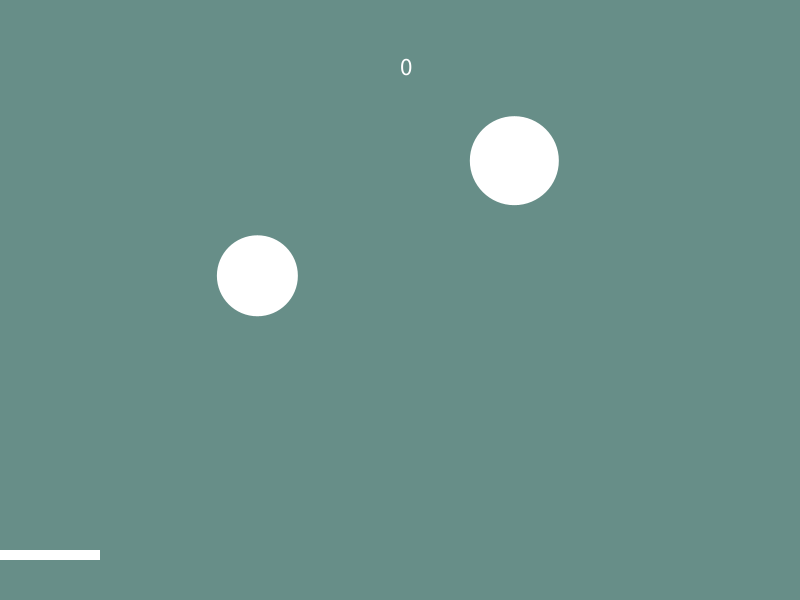
Frame 1 (no input)
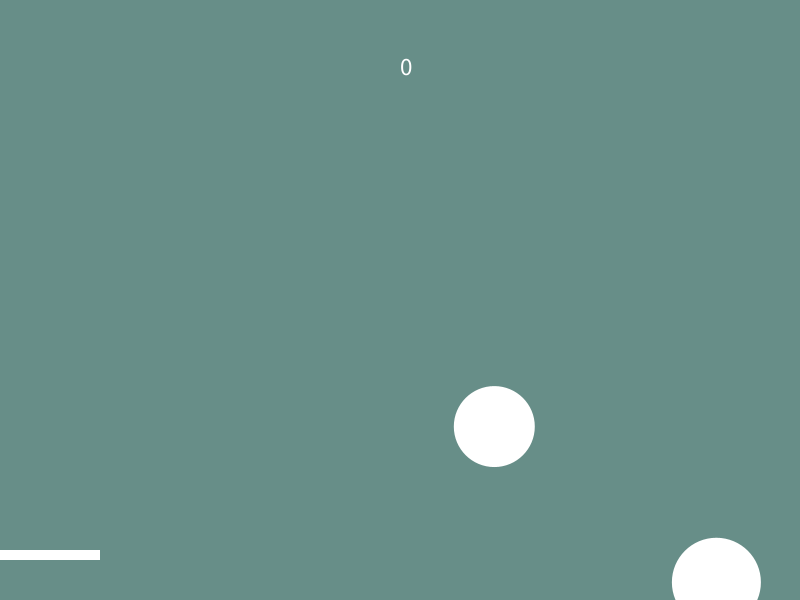
Frame 60 (the mouse pressed at the canvas centre just before this capture)
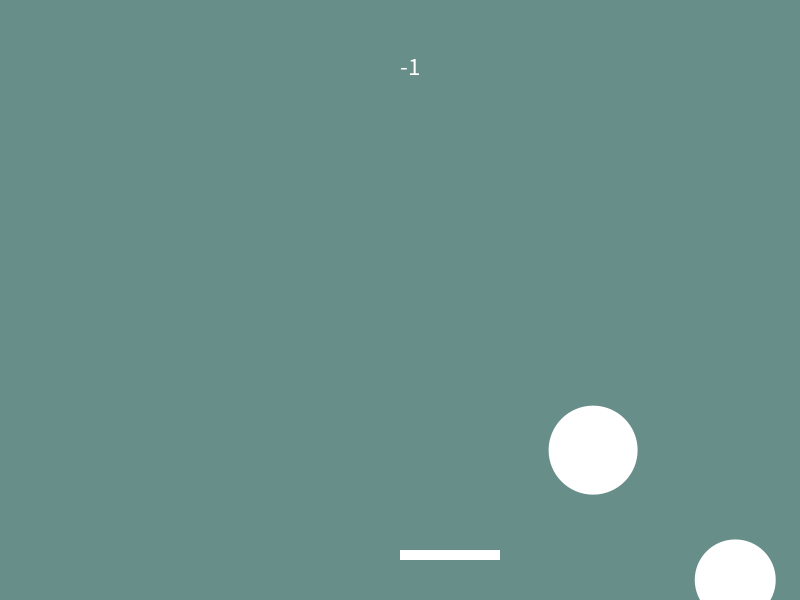
Frame 120 (the mouse held since frame 60 and released just before this capture)

The Processing sketch that drew these frames (run headless with seeded random() and noise(); from frame 60 on, the mouse is pressed at the canvas centre):

// Processing sketch: GameObject
// ── GameObject.pde
fred[] Fred = new fred[2];

//Score feature
int score=0;
int point=1;
    
//the bar
int rX=400; //x-coordinat of the bar
int rY=550; //y-coordinat of the bar
int rW=100; //width of bar
int rH=10;  //height of bar

void setup(){
  size(800,600);
  
  float x = 0;
  float y = 0;
  float wh = 60;
  int baseC = (255);
  float speedx = 5;
  float speedy = 5;
  
  for(int i = 0; i < Fred.length; i++){ //
    Fred[i] = new fred(x+random(10,width-10),y+random(10,height-10),wh+random(10,30),baseC,speedx+random(-3,3),speedy+random(-3,3));
  }

}

void draw(){
  frameRate(60);
  background(#678E88); 
  
  for(int i = 0; i < Fred.length; i++){
   Fred[i].display();
   Fred[i].move();
   Fred[i].bounce();
   Fred[i].bouncebar();
   Fred[i].score();
  }
  
      //Box moves with the mouse
  fill(255,255,255);//white box through the whole game
  rect(mouseX,rY,rW,rH); 
  
     //Score display
  textSize(25);
  text(score, width/2, height/8);//the score is shown in the top middle of the screen
  
  }

// ── GameClass.pde
class fred{
  
  //variables
  float x;    //x value of fred
  float y;    //y value of fred
  float wh;   //width and height of fred
  int baseC;      //color of fred
  float speedx;   //x speed of fred
  float speedy;   //y speed of fred
  
  fred(float temp_x , float temp_y , float temp_wh , int temp_baseC , float temp_speedx, float temp_speedy){
    x = temp_x;
    y = temp_y;
    wh = temp_wh;
    baseC = temp_baseC;
    speedx = temp_speedx;
    speedy = temp_speedy;
  }
  
  //the difinition of the ball fred
  void display(){
     noStroke();  
     ellipse(x,y,wh,wh);//the ball
  }
  
  //making fred move
  void move(){
     x+=speedx;//the speed in X direction
     y+=speedy;//the speed in Y direction
  }
  
  //making fred change direction if he hits the sides or the bar
  void bounce(){
     int startover = 50; //where fred will startover on the y axis
    
    //Movement of the ball (fred)
     if(x>width-wh/2){//when the ball is reaching the right edge with its side (width minus the radius of the ball)..
          speedx=-speedx;//.. then the direction will turn.
      }
      
     if(x<0+wh/2){//when the ball reaches the left edge with its side (0 plus the radius of the ball)..
          speedx=-speedx;//.. then the direction will turn.
      }
  
     if(y<0+wh/2){//when the ball reaches the top with its side (0 plus the radius of the ball)..
          speedy=-speedy;//.. then the direction will turn.
      }  
  
     if(y>height+wh/10){//when the ball is beneath the bottom + 1 (to allow the count to minus a point)..
        y=startover;//.. then it will start over
      }
  }

  void bouncebar(){
     //when ball reaches the bar
     if(((y + wh/2) < (rY + rH*2)) && ((y + wh/2) > rY) && (x < mouseX + rW) && (x > mouseX)){//defines the area within the bar, and where on the ball it should collide with the bar
        speedy=-speedy; //when reaching the bar it will turn its direction
     }
  }
  
  void score(){
   int minus= -1;
     if(((y + wh/2) < (rY + rH*2)) && ((y + wh/2) > rY) && (x < mouseX + rW) && (x > mouseX)){//when hitting the bar..
       score+=point;//you will get a point
     }
       else if(y>height){//if the ball reaches beneath the bottom line..
          score+=minus;//.. then the score will take a point.
       }
  }
}
